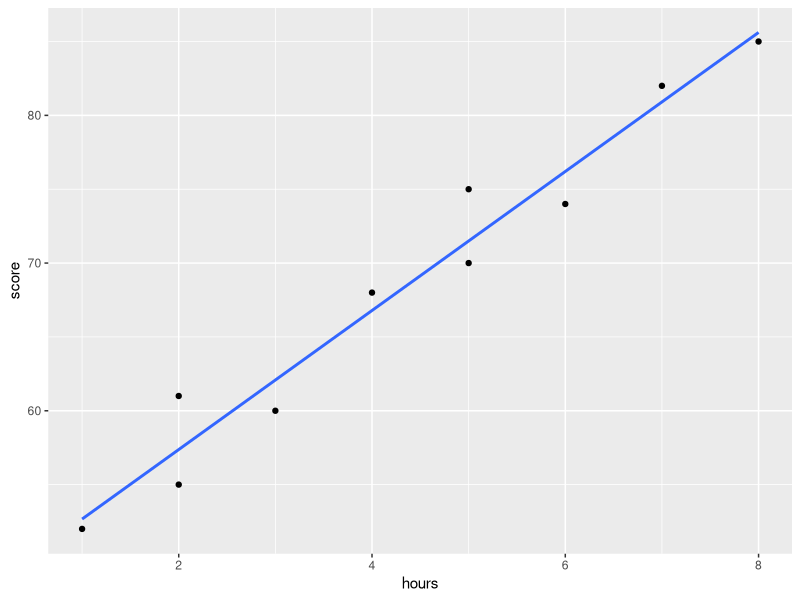

R code for this plot:
## ---- chunk 1
#| label: setup
#| message: false
library(tidyverse)

# 学習時間（時間）とテスト得点（点）の仮のデータ
study <- tibble(
  hours = c(1, 2, 2, 3, 4, 5, 5, 6, 7, 8),
  score = c(52, 55, 61, 60, 68, 70, 75, 74, 82, 85)
)
study
## ---- chunk 2
#| label: reference
model <- lm(score ~ hours, data = study)
summary(model)
## ---- chunk 3
#| label: reference-plot
#| message: false
ggplot(study, aes(x = hours, y = score)) +
  geom_point() +
  geom_smooth(method = "lm", se = FALSE)
